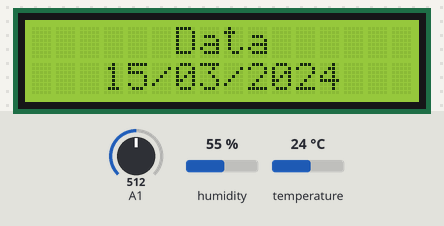
Recording of a sketch running on a simulated Arduino Uno, built with avr-gcc and run on an emulated ATmega328P. On the bench: 16×2 character LCD. The inputs (shaded band) are chosen by the test bench; at power-on: A1 = 512, temperature 24 °C, humidity 55 %. The local clock reads 2024-03-15 10:24:30 at power-on unless the sketch sets it; what the sketch prints to the serial monitor is not drawn.

Above: at 1.2 s.
1.3 s: A1 set to 493
At 6.1 s:
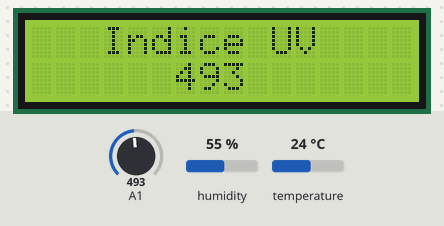
15.3 s: temperature set to 12 °C
At 18.2 s:
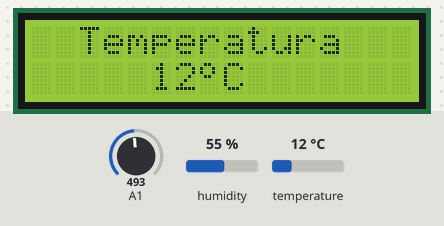
26.5 s: A1 set to 511
At 36.3 s:
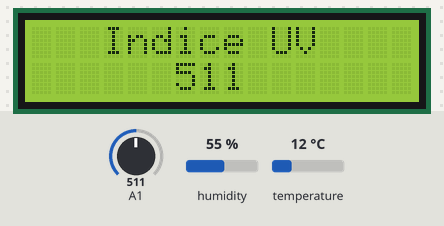
39.2 s: temperature set to 19 °C
At 48.5 s:
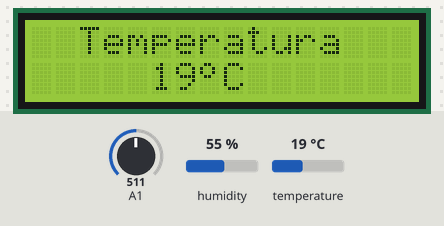
51.7 s: A1 set to 306
At 56.0 s:
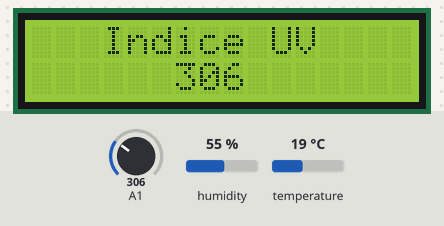
62.9 s: temperature set to 28 °C
At 68.2 s:
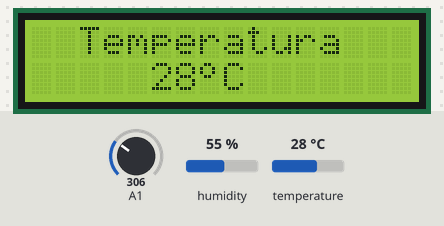
Timing chart, 0 to 69.7 s (numbered marks = the images above; inputs shaded):
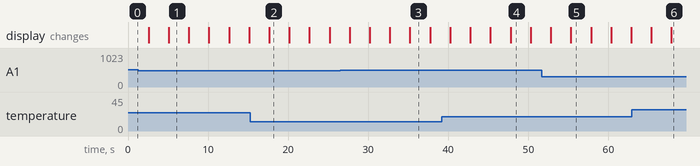

The sketch:

merge_sensors.ino
```cpp
#include <DHT.h>
#include <OneWire.h>
#include <DallasTemperature.h>
#include "RTClib.h"
#include <LiquidCrystal.h>

#define DHTPIN A0 // pino que estamos conectado
#define DHTTYPE DHT11 // DHT 11

// Conecte pino 1 do sensor (esquerda) ao +5V
// Conecte pino 2 do sensor ao pino de dados definido em seu Arduino
// Conecte pino 4 do sensor ao GND
// Conecte o resistor de 10K entre pin 2 (dados)
// e ao pino 1 (VCC) do sensor
DHT dht(DHTPIN, DHTTYPE);

RTC_DS3231 rtc;


byte celsius[8] = {
  0b01100,
  0b10010,
  0b10010,
  0b01100,
  0b00000,
  0b00000,
  0b00000,
  0b00000
};

// initialize the library by associating any needed LCD interface pin
// with the arduino pin number it is connected to
const int rs = 12, en = 11, d4 = 7, d5 = 6, d6 = 5, d7 = 4;
LiquidCrystal lcd(rs, en, d4, d5, d6, d7);

void setup(void)
{
  Serial.begin(9600);

  lcd.begin(16, 2);

  // create a new character
  lcd.createChar(0, celsius);

  Serial.println("DHTxx test!");
  dht.begin();

  if (! rtc.begin()) {
    Serial.println("Couldn't find RTC");
    while (1);
  }

  if (rtc.lostPower()) {
    Serial.println("RTC lost power, lets set the time!");
    // following line sets the RTC to the date & time this sketch was compiled
    rtc.adjust(DateTime(F(__DATE__), F(__TIME__)));
    // This line sets the RTC with an explicit date & time, for example to set
    // January 21, 2014 at 3am you would call:
    // rtc.adjust(DateTime(2014, 1, 21, 3, 0, 0));
  }
}

void retornar_temperatura_dht(){
   float t1 = dht.readTemperature();

   lcd.clear();
   lcd.setCursor(2,0);
   lcd.print("Temperatura");
   lcd.setCursor(5, 1);
   lcd.print((int)t1);
   lcd.write(byte(0));
   lcd.print("C");
}

void retornar_data(){
   DateTime now = rtc.now();

   String s = "";
   String separador = "/";

   int dia = now.day();
   int mes = now.month();
   int ano = now.year();

   if(dia < 10){
      s = s+"0";
   }
   s = s+dia;
   s = s+separador;

   if(mes < 10){
    s = s+"0";
   }
   s = s+mes;
   s = s+separador;

   s = s+ano;

   Serial.print("Data: ");
   Serial.println(s);

   lcd.clear();
   lcd.setCursor(6,0);
   lcd.print("Data");
   lcd.setCursor(3, 1);
   lcd.print(s);
}

void retornar_hora(){
   DateTime now = rtc.now();

   String s = "";
   String separador = ":";

   int hora = now.hour();
   int minuto = now.minute();
   int segundo = now.second();

   if(hora < 10){
      s = s+"0";
   }
   s = s+hora;
   s = s+separador;

   if(minuto < 10){
    s = s+"0";
   }
   s = s+minuto;
  // s = s+separador;

    //if(segundo < 10){
     // s = s+"0";
   // }
   //s = s+segundo;
   lcd.clear();
   lcd.setCursor(6, 0);
   lcd.print("Hora");
   lcd.setCursor(5, 1);
   lcd.print(s);
}

int determinar_indice_uv(int saida_sensor){
  if(saida_sensor > 0 && saida_sensor < 50){  //Indice 0
    return 0;
  }else{
    if(saida_sensor >= 50 && saida_sensor < 227){ //Indice 1
      return 1;
    }else{
      if(saida_sensor >= 227 && saida_sensor < 318){  //Indice 2
        return 2;
      }else{
        if(saida_sensor >= 318 && saida_sensor < 408){  //Indice 3
          return 3;
        }else{
          if(saida_sensor >= 408 && saida_sensor < 503){  //Indice 4
            return 4;
          }else{
            if(saida_sensor >= 503 && saida_sensor > 606){   //Indice 5
              return 5;
            }else{
              if(saida_sensor >= 606 && saida_sensor > 696){  //Indice 6
                return 6;
              }else{
                if(saida_sensor >= 696 && saida_sensor > 795){  //Indice 7
                  return 7;
                }else{
                  if(saida_sensor >= 795 && saida_sensor < 881){  //Indice 8
                    return 8;
                  }else{
                    if(saida_sensor >= 881 && saida_sensor < 976){  //Indice 9
                      return 9;
                    }else{
                      if(saida_sensor >= 976 && saida_sensor < 1079){  //Indice 10
                        return 10;
                      }else{
                        if(saida_sensor >= 1079 && saida_sensor < 5000){ //Indice 11
                          return 11;
                        }
                      }
                    }
                  }
                }
              }
            }
          }
        }
      }
    }
  }
}

void retornar_indice_uv(){
  String s = "";
  int valor = analogRead(A1);
  Serial.println(valor);
  int v = determinar_indice_uv(valor);
  Serial.print("Índice de radiação UV:");
  Serial.println(v);

   lcd.clear();
   lcd.setCursor(3, 0);
   lcd.print("Indice UV");
   lcd.setCursor(6, 1);
   lcd.print(valor);
}

//saida analogica do sensor uv: quarto escuro -> 1011 a 1012
void loop() {
  retornar_data();
  delay(2500);
  retornar_hora();
  delay(2500);

   retornar_indice_uv();
  delay(2500);

  retornar_temperatura_dht();
  delay(2500);
}
```

Measured:
- what the display in image 1 shows lasts 2.5 s, from 5.1 s to 7.6 s
